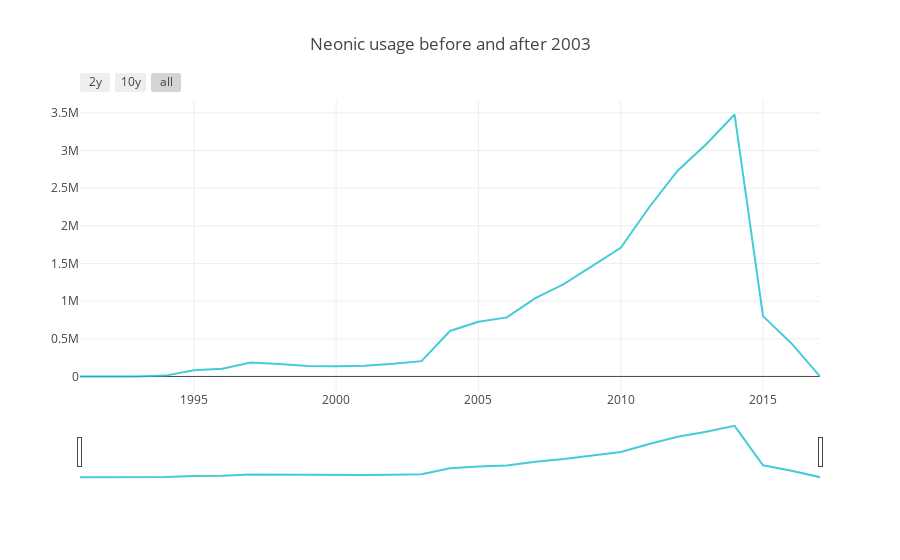

This figure's notebook cell:
### Markdown cell above
In the above graph you can clearly see that the heavy neonic use stated 2003 and after. The graph is interactive so go ahead and move the slider. There are a few presets that you can click to view some of the most prominant changes.

### Code cell
#Timeline of neonic usage
#df.groupby(['year'])['nAllNeonic'].sum().plot(color='red')
#plt.title("Complete timeline of neonic usage")

#df_summed = df_pre_2003.groupby(['year']) ['nAllNeonic'].sum().reset_index()
#df_summed2= df_2003.groupby(['year']) ['nAllNeonic'].sum().reset_index()
#data=[go.Bar(x=df_summed.year, y=df_summed.nAllNeonic)]
df_summed0=df.groupby(['year'])['nAllNeonic'].sum().reset_index()
#iplot(data, filename='testbar')
trace_high = go.Scatter(
    x=df_summed0.year,
    y=df_summed0.nAllNeonic,
    name = "All Usage",
    line = dict(color = '#17BECF'),
    opacity = 0.8)


data = [trace_high]

layout = dict(
    title='Neonic usage before and after 2003',
    xaxis=dict(
        rangeselector=dict(
            buttons=list([
                dict(count=5,
                     label='2y',
                     step='year',
                     stepmode='backward'),
                dict(count=22,
                     label='10y',
                     step='year',
                     stepmode='backward'),
                dict(step='all')
            ])
        ),
        rangeslider=dict(
            visible = True
        ),
        type='date'
    )
)

fig = dict(data=data, layout=layout)
iplot(fig, filename = "Time Series with Rangeslider")

### Figure 1 — Plotly figure (JSON) as saved in the notebook; plotly's stock layout.template omitted (floating-point values rounded to 4 significant figures)
{"data": [{"line": {"color": "#17BECF"}, "name": "All Usage", "opacity": 0.8, "type": "scatter", "uid": "a7a2ea1c-fdb8-11e8-97a9-d05099a30b15", "x": [1991, 1992, 1993, 1994, 1995, 1996, 1997, 1998, 1999, 2000, 2001, 2002, 2003, 2004, 2005, 2006, 2007, 2008, 2009, 2010, 2011, 2012, 2013, 2014, 2015, 2016, 2017], "y": [0, 0, 0, 11210.0, 82130.0, 101000.0, 185900.0, 166300.0, 140200.0, 133900.0, 143700.0, 168700.0, 203300.0, 604100.0, 725900.0, 784600.0, 1040000.0, 1226000.0, 1468000.0, 1709000.0, 2247000.0, 2733000.0, 3085000.0, 3478000.0, 801100.0, 438800.0, 0]}], "layout": {"title": "Neonic usage before and after 2003", "xaxis": {"rangeselector": {"buttons": [{"count": 5, "label": "2y", "step": "year", "stepmode": "backward"}, {"count": 22, "label": "10y", "step": "year", "stepmode": "backward"}, {"step": "all"}]}, "rangeslider": {"visible": true}, "type": "date"}}}
